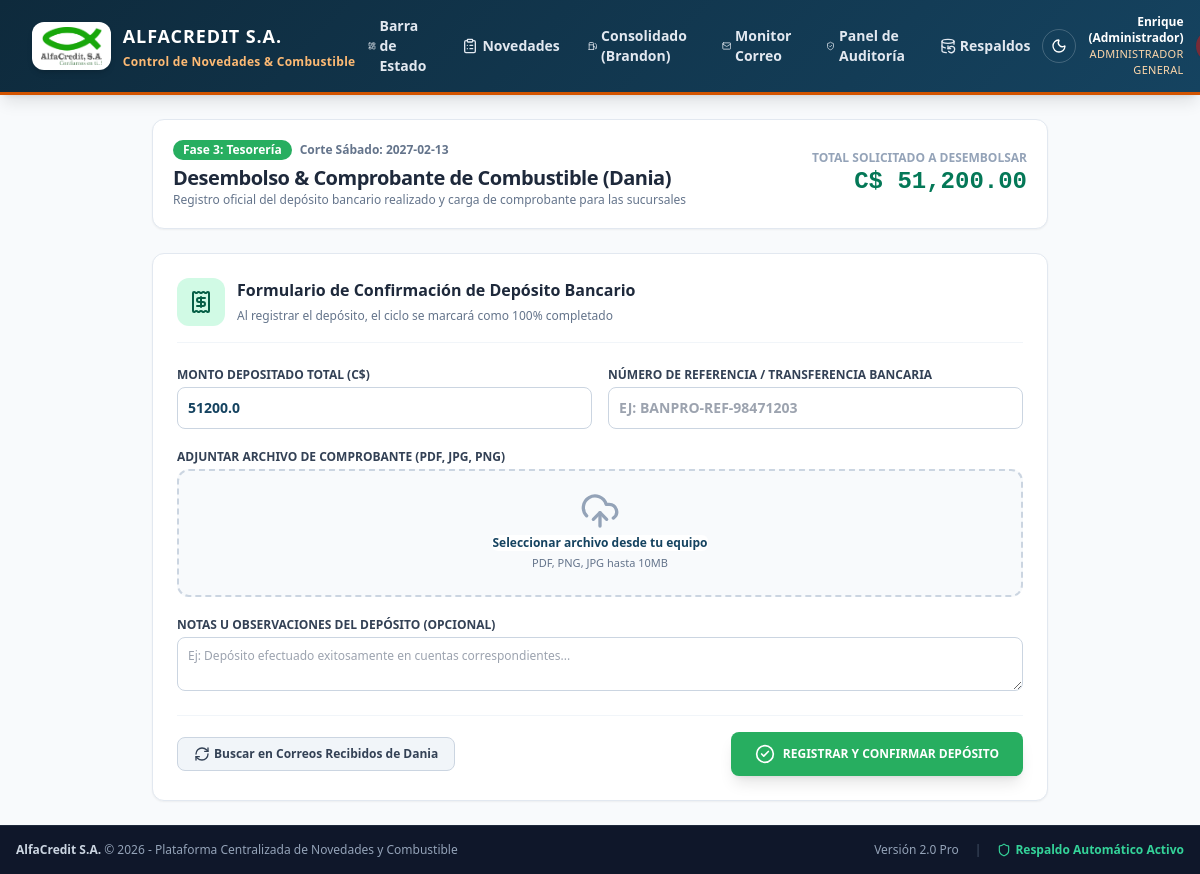
Page /deposito (signed in) on the committed database.
### tables this page shows
CREATE TABLE usuarios (
        id INTEGER PRIMARY KEY AUTOINCREMENT,
        email TEXT UNIQUE NOT NULL,
        password_hash TEXT NOT NULL,
        nombre TEXT NOT NULL,
        rol TEXT NOT NULL, -- 'admin', 'gerente', 'brandon', 'dania'
        sucursal_id INTEGER REFERENCES sucursales(id),
        activo INTEGER DEFAULT 1,
        ultimo_acceso TEXT,
        creado_en TEXT DEFAULT CURRENT_TIMESTAMP
    );

CREATE TABLE ciclos_semanales (
        id INTEGER PRIMARY KEY AUTOINCREMENT,
        fecha_sabado TEXT UNIQUE NOT NULL,
        fecha_inicio_pas TEXT NOT NULL,
        fecha_fin_pas TEXT NOT NULL,
        fecha_inicio_fut TEXT NOT NULL,
        fecha_fin_fut TEXT NOT NULL,
        estado_general TEXT DEFAULT 'FASE_1_GERENTES', -- 'FASE_1_GERENTES', 'FASE_2_BRANDON', 'FASE_3_DANIA', 'FASE_4_COMPLETADO'
        total_combustible_calculado REAL DEFAULT 0.0,
        total_combustible_aprobado REAL DEFAULT 0.0,
        notas TEXT,
        creado_en TEXT DEFAULT CURRENT_TIMESTAMP,
        cerrado_en TEXT
    );

### app/main.py (the view)
@app.get("/deposito", response_class=HTMLResponse)
async def deposito_page(request: Request, user: dict = Depends(require_auth)):
    if user["rol"] not in ["admin", "brandon"]:
        raise HTTPException(status_code=403, detail="Acceso exclusivo para Administración y Coordinación de Logística (Brandon)")
    estado = obtener_estado_completo_pipeline()
    return templates.TemplateResponse(request=request, name="dania_deposito.html", context={
        "user": user,
        "estado": estado
    })

### app/templates/dania_deposito.html (shortened to what this page needs)
{% extends "base.html" %}
{% block content %}
<div class="max-w-4xl mx-auto space-y-6">
    <div class="bg-white p-5 rounded-xl border border-slate-200 shadow-sm flex flex-col md:flex-row md:items-center md:justify-between gap-4">
        <div>
            <div class="flex items-center space-x-2">
                <span class="px-2.5 py-0.5 rounded-full text-xs font-bold bg-[#27ae60] text-white">Fase 3: Tesorería</span>
                <span class="text-xs text-slate-500 font-semibold">Corte Sábado: <b>{{ estado.ciclo.fecha_sabado }}</b></span>
            </div>
            <h1 class="text-xl font-black text-slate-800 tracking-tight mt-1">Desembolso & Comprobante de Combustible (Dania)</h1>
            <p class="text-xs text-slate-500">Registro oficial del depósito bancario realizado y carga de comprobante para las sucursales</p>
        </div>
        <div class="text-right">
            <span class="block text-xs font-bold text-slate-400 uppercase">Total Solicitado a Desembolsar</span>
            <span class="text-2xl font-black text-emerald-700 money-display">C$ {{ "{:,.2f}".format(estado.suma_total_neto) }}</span>
        </div>
    </div>
    <div class="bg-white p-6 rounded-xl border border-slate-200 shadow-sm">
        <div class="flex items-center space-x-3 mb-6 pb-4 border-b border-slate-100">
            <div class="p-3 bg-emerald-100 text-emerald-800 rounded-xl">
                <i data-lucide="receipt" class="w-6 h-6"></i>
            </div>
            <div>
                <h3 class="font-black text-slate-800 text-base">Formulario de Confirmación de Depósito Bancario</h3>
                <span class="text-xs text-slate-500">Al registrar el depósito, el ciclo se marcará como 100% completado</span>
            </div>
        </div>
        <form id="form-dania-deposito" onsubmit="registrarDepositoDania(event)" class="space-y-5">
            <div class="grid grid-cols-1 md:grid-cols-2 gap-4 text-xs">
                <div>
                    <label class="block font-bold text-slate-700 uppercase mb-1">Monto Depositado Total (C$)</label>
                    <input type="number" step="0.01" id="monto" name="monto" value="{{ estado.suma_total_neto }}" required class="w-full border border-slate-300 rounded-lg p-2.5 font-bold text-sm text-[#154360]">
                </div>
                <div>
                    <label class="block font-bold text-slate-700 uppercase mb-1">Número de Referencia / Transferencia Bancaria</label>
                    <input type="text" id="referencia" name="referencia" placeholder="Ej: BANPRO-REF-98471203" required class="w-full border border-slate-300 rounded-lg p-2.5 font-semibold text-sm uppercase">
                </div>
            </div>
            <div class="text-xs">
                <label class="block font-bold text-slate-700 uppercase mb-1">Adjuntar Archivo de Comprobante (PDF, JPG, PNG)</label>
                <div class="mt-1 flex justify-center px-6 pt-5 pb-6 border-2 border-slate-300 border-dashed rounded-xl hover:border-emerald-500 transition bg-slate-50">
                    <div class="space-y-1 text-center">
                        <i data-lucide="upload-cloud" class="mx-auto h-10 w-10 text-slate-400"></i>
                        <div class="flex text-xs text-slate-600">
                            <label for="comprobante_file" class="relative cursor-pointer bg-white rounded-md font-bold text-[#154360] hover:text-blue-700 focus-within:outline-none">
                                <span>Seleccionar archivo desde tu equipo</span>
                            </label>
                        </div>
                        <p id="nombre-archivo-seleccionado" class="text-[11px] text-slate-500">PDF, PNG, JPG hasta 10MB</p>
                    </div>
                </div>
            </div>
            <div class="text-xs">
                <label class="block font-bold text-slate-700 uppercase mb-1">Notas u Observaciones del Depósito (Opcional)</label>
                <textarea id="notas" name="notas" rows="2" placeholder="Ej: Depósito efectuado exitosamente en cuentas correspondientes..." class="w-full border border-slate-300 rounded-lg p-2.5"></textarea>
            </div>
            <div class="pt-4 border-t border-slate-100 flex items-center justify-between">
                <button type="button" onclick="sincronizarCorreo()" class="px-4 py-2 bg-slate-100 hover:bg-slate-200 text-slate-700 text-xs font-bold rounded-lg border border-slate-300 transition flex items-center space-x-1">
                    <i data-lucide="refresh-cw" class="w-4 h-4"></i>
                    <span>Buscar en Correos Recibidos de Dania</span>
                </button>
                <button type="submit" class="px-6 py-3 bg-[#27ae60] hover:bg-[#219150] text-white text-xs font-black rounded-lg shadow-lg hover:shadow-xl transition flex items-center space-x-2">
                    <i data-lucide="check-circle-2" class="w-5 h-5"></i>
                    <span>REGISTRAR Y CONFIRMAR DEPÓSITO</span>
                </button>
            </div>
        </form>
    </div>
</div>
{% endblock %}

### app/templates/base.html (shortened to what this page needs)
<!DOCTYPE html>
<html lang="es">
<head>
    <script src="https://cdn.tailwindcss.com"></script>
    <link rel="stylesheet" href="/static/css/custom.css">
</head>
<body class="min-h-screen flex flex-col bg-slate-50 text-slate-800">
    <header class="alfa-navbar text-white shadow-lg sticky top-0 z-50">
        <div class="max-w-7xl mx-auto px-4 sm:px-6 lg:px-8">
            <div class="flex items-center justify-between min-h-[4.25rem] py-2">
                <div class="flex items-center space-x-3 py-0.5">
                    <a href="/dashboard" class="flex items-center gap-3 group select-none transition-transform hover:opacity-95">
                        <div class="h-11 sm:h-12 px-2 py-1 bg-white rounded-xl shadow-md flex items-center justify-center shrink-0 border border-white/20 transition-transform group-hover:scale-105 overflow-hidden">
                            <img src="/static/img/logo.png" alt="AlfaCredit Logo" class="h-full w-auto max-w-[85px] sm:max-w-[105px] object-contain" onerror="this.onerror=null; this.parentElement.innerHTML='<span class=\'font-black text-[#154360] text-sm\'>AC</span>';">
                        </div>
                        <div class="flex flex-col justify-center min-w-0">
                            <span class="text-base sm:text-lg font-black tracking-wider text-white leading-none uppercase drop-shadow-sm">ALFACREDIT S.A.</span>
                            <span class="text-[11px] sm:text-xs font-bold text-orange-300 tracking-wide leading-none mt-1 truncate drop-shadow-sm">Control de Novedades &amp; Combustible</span>
                        </div>
                    </a>
                </div>
                {% if user %}
                <nav class="hidden md:flex items-center space-x-1">
                    <a href="/dashboard" class="px-3 py-2 rounded-md text-sm font-semibold hover:bg-white/10 transition flex items-center space-x-1 {% if request.url.path == '/dashboard' %}bg-white/20 text-white{% else %}text-slate-200{% endif %}">
                        <i data-lucide="layout-dashboard" class="w-4 h-4"></i>
                        <span>Barra de Estado</span>
                    </a>
                    {% if user.rol in ['gerente', 'admin', 'brandon'] %}
                    <a href="/novedades" class="px-3 py-2 rounded-md text-sm font-semibold hover:bg-white/10 transition flex items-center space-x-1 {% if request.url.path == '/novedades' %}bg-white/20 text-white{% else %}text-slate-200{% endif %}">
                        <i data-lucide="clipboard-list" class="w-4 h-4"></i>
                        <span>Novedades</span>
                    </a>
                    {% endif %}
                    {% if user.rol in ['admin', 'brandon'] %}
                    <a href="/consolidado" class="px-3 py-2 rounded-md text-sm font-semibold hover:bg-white/10 transition flex items-center space-x-1 {% if request.url.path == '/consolidado' %}bg-white/20 text-white{% else %}text-slate-200{% endif %}">
                        <i data-lucide="fuel" class="w-4 h-4"></i>
                        <span>Consolidado (Brandon)</span>
                    </a>
                    <a href="/email-config" class="px-3 py-2 rounded-md text-sm font-semibold hover:bg-white/10 transition flex items-center space-x-1 {% if request.url.path == '/email-config' %}bg-white/20 text-white{% else %}text-slate-200{% endif %}">
                        <i data-lucide="mail" class="w-4 h-4"></i>
                        <span>Monitor Correo</span>
                    </a>
                    <a href="/auditoria" class="px-3 py-2 rounded-md text-sm font-semibold hover:bg-white/10 transition flex items-center space-x-1 {% if request.url.path == '/auditoria' %}bg-white/20 text-white{% else %}text-slate-200{% endif %}">
                        <i data-lucide="shield-check" class="w-4 h-4"></i>
                        <span>Panel de Auditoría</span>
                    </a>
                    {% endif %}
                    {% if user.rol == 'admin' %}
                    <a href="/respaldos" class="px-3 py-2 rounded-md text-sm font-semibold hover:bg-white/10 transition flex items-center space-x-1 {% if request.url.path == '/respaldos' %}bg-white/20 text-white{% else %}text-slate-200{% endif %}">
                        <i data-lucide="database-backup" class="w-4 h-4"></i>
                        <span>Respaldos</span>
                    </a>
                    {% endif %}
                </nav>
                {% endif %}
                <div class="flex items-center space-x-3">
                    <button id="theme-toggle-btn" type="button" onclick="toggleDarkMode()" title="Alternar Modo Oscuro / Modo Claro" class="p-2 rounded-full hover:bg-white/10 text-white transition border border-white/20 flex items-center justify-center">
                        <i id="theme-toggle-dark-icon" data-lucide="moon" class="w-4 h-4"></i>
                    </button>
                    {% if user %}
                    <div class="text-right hidden sm:block">
                        <span class="block text-xs font-bold text-white">{{ user.nombre }}</span>
                        <span class="block text-[11px] font-medium text-orange-200 uppercase tracking-wide">
                            {% if user.rol == 'gerente' %}Sucursal {{ user.sucursal_nombre }}{% elif user.rol == 'jefe_credito' %}Jefe de Crédito &bull; Supervisión{% elif user.rol == 'brandon' %}Coordinación Logística{% elif user.rol == 'admin' %}Administrador General{% else %}{{ user.rol }}{% endif %}
                        </span>
                    </div>
                    <a href="/logout" title="Cerrar Sesión" class="p-2 rounded-full hover:bg-red-600/80 text-white transition bg-red-700/60 shadow-sm">
                    </a>
                    {% endif %}
                </div>
            </div>
        </div>
    </header>
    <main class="flex-grow max-w-7xl w-full mx-auto px-4 sm:px-6 lg:px-8 py-6">
        {% block content %}{% endblock %}
    </main>
    <footer class="bg-slate-900 text-slate-400 py-4 border-t border-slate-800 text-xs mt-auto">
        <div class="max-w-7xl mx-auto px-4 flex flex-col sm:flex-row justify-between items-center gap-2">
            <div>
                <span class="font-bold text-slate-300">AlfaCredit S.A.</span> &copy; 2026 - Plataforma Centralizada de Novedades y Combustible
            </div>
            <div class="flex items-center space-x-4">
                <span>Versión 2.0 Pro</span>
                <span class="text-slate-600">|</span>
                <span class="text-emerald-400 font-semibold flex items-center gap-1">
                    <i data-lucide="shield" class="w-3.5 h-3.5"></i> Respaldo Automático Activo
                </span>
            </div>
        </div>
    </footer>
</body>
</html>

### app/static/css/custom.css (style rules this page uses)
:root { --alfa-blue: #154360; --alfa-blue-dark: #0e2a3c; --alfa-blue-light: #2471a3; --alfa-orange: #d35400; --alfa-orange-light: #e67e22; --alfa-green: #27ae60; --alfa-green-light: #2ecc71; --alfa-red: #c0392b; --alfa-money: #e8f8f5; --alfa-gray-bg: #f8fafc; --alfa-card-border: #e2e8f0; }
body { font-family: 'Segoe UI', system-ui, -apple-system, BlinkMacSystemFont, Roboto, sans-serif; background-color: var(--alfa-gray-bg); color: #1e293b; }
.alfa-navbar { background: linear-gradient(135deg, var(--alfa-blue-dark) 0%, var(--alfa-blue) 100%); border-bottom: 3px solid var(--alfa-orange); }
.money-display { font-family: 'Consolas', 'Courier New', monospace; font-weight: 700; }

### rows in the picture
usuarios: nombre "Enrique (Administrador)"
ciclos_semanales: ciclo.fecha_sabado "2027-02-13"

### other values in the picture
{{ "{:,.2f}".format(estado.suma_total_neto) }} "51,200.00"
